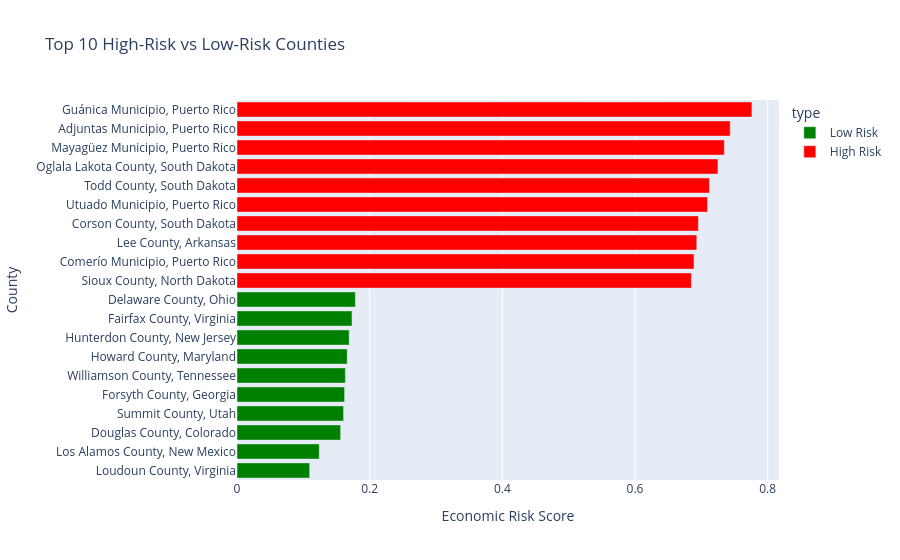

Here is the notebook cell this chart was saved with:
### Markdown cell above
## Visualization of Highest and Lowest Risk Counties

To better illustrate the differences, we visualize the top 10 high-risk and low-risk counties.

This provides a clear comparison of extreme economic conditions across regions.

### Code cell
# -------------------------------------------------------
# Plotly Visualization: Top vs Bottom Risk Counties
# -------------------------------------------------------

import plotly.express as px

# Create copies to avoid SettingWithCopyWarning
top_risk_plot = top_risk.copy()
low_risk_plot = low_risk.copy()

top_risk_plot["type"] = "High Risk"
low_risk_plot["type"] = "Low Risk"

combined = combined.sort_values("economic_risk_score")
fig = px.bar(
    combined,
    x="economic_risk_score",
    y="county_name",
    color="type",
    orientation="h",
    title="Top 10 High-Risk vs Low-Risk Counties",
    labels={
        "economic_risk_score": "Economic Risk Score",
        "county_name": "County"
    },
    color_discrete_map={
        "Low Risk": "green",
        "High Risk": "red"
    }
)

fig.update_layout(height=700)

fig.show()

### Figure 1 — Plotly figure (JSON) as saved in the notebook; plotly's stock layout.template omitted (floating-point values rounded to 4 significant figures)
{"data": [{"hovertemplate": "type=Low Risk<br>Economic Risk Score=%{x}<br>County=%{y}<extra></extra>", "legendgroup": "Low Risk", "marker": {"color": "green", "pattern": {"shape": ""}}, "name": "Low Risk", "orientation": "h", "showlegend": true, "textposition": "auto", "type": "bar", "x": [0.1096, 0.124, 0.1563, 0.1607, 0.1622, 0.1634, 0.1661, 0.1691, 0.1734, 0.1784], "xaxis": "x", "y": ["Loudoun County, Virginia", "Los Alamos County, New Mexico", "Douglas County, Colorado", "Summit County, Utah", "Forsyth County, Georgia", "Williamson County, Tennessee", "Howard County, Maryland", "Hunterdon County, New Jersey", "Fairfax County, Virginia", "Delaware County, Ohio"], "yaxis": "y"}, {"hovertemplate": "type=High Risk<br>Economic Risk Score=%{x}<br>County=%{y}<extra></extra>", "legendgroup": "High Risk", "marker": {"color": "red", "pattern": {"shape": ""}}, "name": "High Risk", "orientation": "h", "showlegend": true, "textposition": "auto", "type": "bar", "x": [0.685, 0.689, 0.6931, 0.6956, 0.7093, 0.7122, 0.7251, 0.7347, 0.7435, 0.7762], "xaxis": "x", "y": ["Sioux County, North Dakota", "Comerío Municipio, Puerto Rico", "Lee County, Arkansas", "Corson County, South Dakota", "Utuado Municipio, Puerto Rico", "Todd County, South Dakota", "Oglala Lakota County, South Dakota", "Mayagüez Municipio, Puerto Rico", "Adjuntas Municipio, Puerto Rico", "Guánica Municipio, Puerto Rico"], "yaxis": "y"}], "layout": {"autosize": true, "barmode": "relative", "legend": {"title": {"text": "type"}, "tracegroupgap": 0}, "title": {"text": "Top 10 High-Risk vs Low-Risk Counties"}, "xaxis": {"anchor": "y", "autorange": true, "domain": [0, 1], "range": [0, 0.8171], "title": {"text": "Economic Risk Score"}, "type": "linear"}, "yaxis": {"anchor": "x", "autorange": true, "domain": [0, 1], "range": [-0.5, 19.5], "title": {"text": "County"}, "type": "category"}}}
